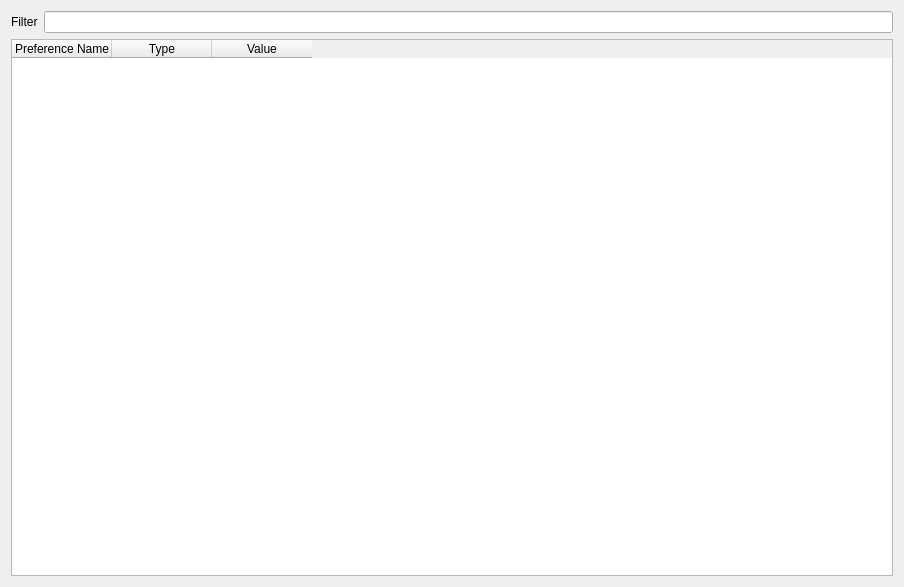
<?xml version="1.0" encoding="UTF-8"?>
<ui version="4.0">
 <class>ConfigWindow</class>
 <widget class="QDialog" name="ConfigWindow">
  <property name="windowModality">
   <enum>Qt::ApplicationModal</enum>
  </property>
  <property name="geometry">
   <rect>
    <x>0</x>
    <y>0</y>
    <width>904</width>
    <height>587</height>
   </rect>
  </property>
  <property name="sizePolicy">
   <sizepolicy hsizetype="Maximum" vsizetype="Preferred">
    <horstretch>0</horstretch>
    <verstretch>0</verstretch>
   </sizepolicy>
  </property>
  <property name="windowTitle">
   <string>Config</string>
  </property>
  <property name="sizeGripEnabled">
   <bool>false</bool>
  </property>
  <property name="modal">
   <bool>true</bool>
  </property>
  <layout class="QGridLayout" name="gridLayout">
   <item row="0" column="0">
    <widget class="QFrame" name="filterFrame">
     <property name="sizePolicy">
      <sizepolicy hsizetype="Minimum" vsizetype="Minimum">
       <horstretch>0</horstretch>
       <verstretch>0</verstretch>
      </sizepolicy>
     </property>
     <property name="frameShape">
      <enum>QFrame::NoFrame</enum>
     </property>
     <property name="frameShadow">
      <enum>QFrame::Plain</enum>
     </property>
     <layout class="QHBoxLayout" name="horizontalLayout_2">
      <property name="margin">
       <number>0</number>
      </property>
      <item>
       <widget class="QLabel" name="label">
        <property name="text">
         <string>Filter</string>
        </property>
        <property name="buddy">
         <cstring>filter</cstring>
        </property>
       </widget>
      </item>
      <item>
       <widget class="QLineEdit" name="filter"/>
      </item>
     </layout>
    </widget>
   </item>
   <item row="1" column="0">
    <widget class="QTableWidget" name="tableWidget">
     <property name="maximumSize">
      <size>
       <width>16777215</width>
       <height>16777215</height>
      </size>
     </property>
     <property name="showDropIndicator" stdset="0">
      <bool>false</bool>
     </property>
     <property name="dragDropOverwriteMode">
      <bool>true</bool>
     </property>
     <property name="alternatingRowColors">
      <bool>true</bool>
     </property>
     <property name="selectionMode">
      <enum>QAbstractItemView::NoSelection</enum>
     </property>
     <property name="selectionBehavior">
      <enum>QAbstractItemView::SelectRows</enum>
     </property>
     <property name="showGrid">
      <bool>false</bool>
     </property>
     <property name="gridStyle">
      <enum>Qt::SolidLine</enum>
     </property>
     <property name="wordWrap">
      <bool>false</bool>
     </property>
     <property name="cornerButtonEnabled">
      <bool>false</bool>
     </property>
     <property name="rowCount">
      <number>0</number>
     </property>
     <property name="columnCount">
      <number>3</number>
     </property>
     <attribute name="horizontalHeaderHighlightSections">
      <bool>false</bool>
     </attribute>
     <attribute name="horizontalHeaderShowSortIndicator" stdset="0">
      <bool>false</bool>
     </attribute>
     <attribute name="verticalHeaderVisible">
      <bool>false</bool>
     </attribute>
     <attribute name="verticalHeaderShowSortIndicator" stdset="0">
      <bool>false</bool>
     </attribute>
     <column>
      <property name="text">
       <string>Preference Name</string>
      </property>
     </column>
     <column>
      <property name="text">
       <string>Type</string>
      </property>
     </column>
     <column>
      <property name="text">
       <string>Value</string>
      </property>
     </column>
    </widget>
   </item>
  </layout>
 </widget>
 <resources/>
 <connections/>
</ui>
